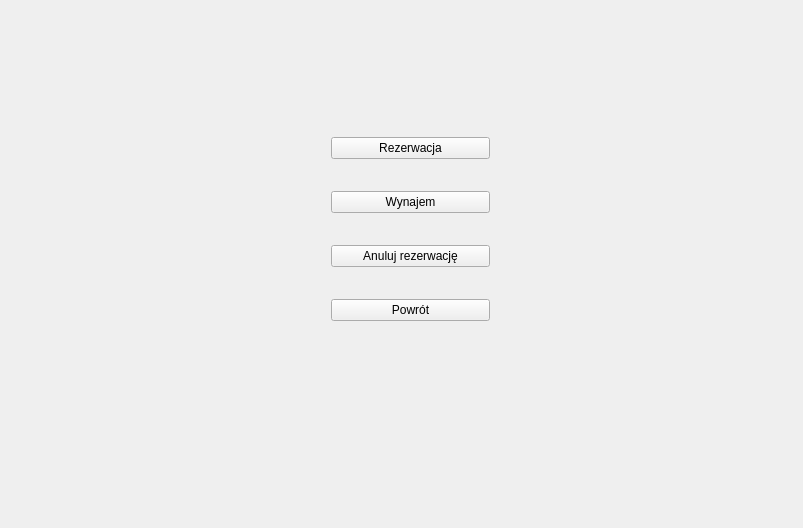
<?xml version="1.0" encoding="UTF-8"?>
<ui version="4.0">
 <class>MainWindow</class>
 <widget class="QMainWindow" name="MainWindow">
  <property name="geometry">
   <rect>
    <x>0</x>
    <y>0</y>
    <width>803</width>
    <height>528</height>
   </rect>
  </property>
  <property name="windowTitle">
   <string>Rezerwacja</string>
  </property>
  <property name="styleSheet">
   <string notr="true"/>
  </property>
  <widget class="QWidget" name="centralWidget">
   <property name="styleSheet">
    <string notr="true">#centralWidget {

border-image: url(:/images/hotel_menu.jpg);

}</string>
   </property>
   <widget class="QStackedWidget" name="stackedWidget">
    <property name="geometry">
     <rect>
      <x>0</x>
      <y>0</y>
      <width>811</width>
      <height>531</height>
     </rect>
    </property>
    <property name="styleSheet">
     <string notr="true">#page_0{

border-image: url(:/images/hotel_menu.jpg);

}
#page_1{

border-image: url(:/images/hotel_menu.jpg);

}
#page_2{

border-image: url(:/images/hotel_menu.jpg);

}</string>
    </property>
    <property name="currentIndex">
     <number>1</number>
    </property>
    <widget class="QWidget" name="page_1">
     <widget class="QWidget" name="">
      <property name="geometry">
       <rect>
        <x>330</x>
        <y>120</y>
        <width>191</width>
        <height>261</height>
       </rect>
      </property>
      <layout class="QVBoxLayout" name="verticalLayout_2">
       <item>
        <widget class="QPushButton" name="pushButton_7">
         <property name="text">
          <string>Klient</string>
         </property>
        </widget>
       </item>
       <item>
        <widget class="QPushButton" name="pushButton_8">
         <property name="text">
          <string>Recepcja</string>
         </property>
        </widget>
       </item>
       <item>
        <widget class="QPushButton" name="pushButton_9">
         <property name="text">
          <string>Menadżer</string>
         </property>
        </widget>
       </item>
       <item>
        <widget class="QPushButton" name="pushButton_10">
         <property name="text">
          <string>Sprzątaczka</string>
         </property>
        </widget>
       </item>
      </layout>
     </widget>
    </widget>
    <widget class="QWidget" name="page_2">
     <widget class="QWidget" name="">
      <property name="geometry">
       <rect>
        <x>320</x>
        <y>100</y>
        <width>181</width>
        <height>261</height>
       </rect>
      </property>
      <layout class="QVBoxLayout" name="verticalLayout">
       <item>
        <widget class="QPushButton" name="pushButton_1">
         <property name="text">
          <string>Rezerwacja</string>
         </property>
        </widget>
       </item>
       <item>
        <widget class="QPushButton" name="pushButton">
         <property name="text">
          <string>Wynajem</string>
         </property>
        </widget>
       </item>
       <item>
        <widget class="QPushButton" name="pushButton_5">
         <property name="text">
          <string>Anuluj rezerwację</string>
         </property>
        </widget>
       </item>
       <item>
        <widget class="QPushButton" name="pushButton_6">
         <property name="text">
          <string>Powrót</string>
         </property>
        </widget>
       </item>
      </layout>
     </widget>
    </widget>
    <widget class="QWidget" name="page_3">
     <widget class="QGroupBox" name="groupBox_2">
      <property name="geometry">
       <rect>
        <x>20</x>
        <y>60</y>
        <width>321</width>
        <height>441</height>
       </rect>
      </property>
      <property name="font">
       <font>
        <pointsize>16</pointsize>
        <weight>75</weight>
        <bold>true</bold>
       </font>
      </property>
      <property name="title">
       <string/>
      </property>
      <widget class="QWidget" name="layoutWidget_12">
       <property name="geometry">
        <rect>
         <x>10</x>
         <y>100</y>
         <width>251</width>
         <height>51</height>
        </rect>
       </property>
       <layout class="QVBoxLayout" name="verticalLayout_13">
        <item>
         <widget class="QLabel" name="label_14">
          <property name="font">
           <font>
            <pointsize>12</pointsize>
            <weight>75</weight>
            <bold>true</bold>
           </font>
          </property>
          <property name="text">
           <string>Nazwisko</string>
          </property>
         </widget>
        </item>
        <item>
         <widget class="QLineEdit" name="nazwisko">
          <property name="font">
           <font>
            <pointsize>7</pointsize>
           </font>
          </property>
         </widget>
        </item>
       </layout>
      </widget>
      <widget class="QWidget" name="layoutWidget_13">
       <property name="geometry">
        <rect>
         <x>10</x>
         <y>160</y>
         <width>254</width>
         <height>51</height>
        </rect>
       </property>
       <layout class="QVBoxLayout" name="verticalLayout_14">
        <item>
         <widget class="QLabel" name="label_15">
          <property name="font">
           <font>
            <pointsize>12</pointsize>
            <weight>75</weight>
            <bold>true</bold>
           </font>
          </property>
          <property name="text">
           <string>Nr dowodu/telefonu lub e-mail</string>
          </property>
         </widget>
        </item>
        <item>
         <widget class="QLineEdit" name="dane">
          <property name="font">
           <font>
            <pointsize>7</pointsize>
           </font>
          </property>
         </widget>
        </item>
       </layout>
      </widget>
      <widget class="QWidget" name="layoutWidget_14">
       <property name="geometry">
        <rect>
         <x>10</x>
         <y>220</y>
         <width>131</width>
         <height>51</height>
        </rect>
       </property>
       <layout class="QVBoxLayout" name="verticalLayout_15">
        <item>
         <widget class="QLabel" name="label_16">
          <property name="font">
           <font>
            <pointsize>12</pointsize>
            <weight>75</weight>
            <bold>true</bold>
           </font>
          </property>
          <property name="text">
           <string>Pokój</string>
          </property>
         </widget>
        </item>
        <item>
         <widget class="QLineEdit" name="pokoj">
          <property name="font">
           <font>
            <pointsize>7</pointsize>
           </font>
          </property>
         </widget>
        </item>
       </layout>
      </widget>
      <widget class="QWidget" name="layoutWidget_15">
       <property name="geometry">
        <rect>
         <x>10</x>
         <y>280</y>
         <width>135</width>
         <height>51</height>
        </rect>
       </property>
       <layout class="QVBoxLayout" name="verticalLayout_16">
        <item>
         <widget class="QLabel" name="label_17">
          <property name="font">
           <font>
            <pointsize>12</pointsize>
            <weight>75</weight>
            <bold>true</bold>
           </font>
          </property>
          <property name="text">
           <string>Od</string>
          </property>
         </widget>
        </item>
        <item>
         <widget class="QDateEdit" name="data1"/>
        </item>
       </layout>
      </widget>
      <widget class="QWidget" name="layoutWidget_16">
       <property name="geometry">
        <rect>
         <x>160</x>
         <y>280</y>
         <width>135</width>
         <height>51</height>
        </rect>
       </property>
       <layout class="QVBoxLayout" name="verticalLayout_17">
        <item>
         <widget class="QLabel" name="label_18">
          <property name="font">
           <font>
            <pointsize>12</pointsize>
            <weight>75</weight>
            <bold>true</bold>
           </font>
          </property>
          <property name="text">
           <string>Do</string>
          </property>
         </widget>
        </item>
        <item>
         <widget class="QDateEdit" name="data2"/>
        </item>
       </layout>
      </widget>
      <widget class="QPushButton" name="pushButton_3">
       <property name="geometry">
        <rect>
         <x>30</x>
         <y>350</y>
         <width>261</width>
         <height>71</height>
        </rect>
       </property>
       <property name="palette">
        <palette>
         <active>
          <colorrole role="ButtonText">
           <brush brushstyle="SolidPattern">
            <color alpha="255">
             <red>170</red>
             <green>170</green>
             <blue>0</blue>
            </color>
           </brush>
          </colorrole>
         </active>
         <inactive>
          <colorrole role="ButtonText">
           <brush brushstyle="SolidPattern">
            <color alpha="255">
             <red>170</red>
             <green>170</green>
             <blue>0</blue>
            </color>
           </brush>
          </colorrole>
         </inactive>
         <disabled>
          <colorrole role="ButtonText">
           <brush brushstyle="SolidPattern">
            <color alpha="255">
             <red>120</red>
             <green>120</green>
             <blue>120</blue>
            </color>
           </brush>
          </colorrole>
         </disabled>
        </palette>
       </property>
       <property name="font">
        <font>
         <pointsize>22</pointsize>
         <weight>75</weight>
         <bold>true</bold>
        </font>
       </property>
       <property name="text">
        <string>Zarezerwuj</string>
       </property>
      </widget>
      <widget class="QWidget" name="layoutWidget_17">
       <property name="geometry">
        <rect>
         <x>10</x>
         <y>30</y>
         <width>251</width>
         <height>51</height>
        </rect>
       </property>
       <layout class="QVBoxLayout" name="verticalLayout_18">
        <item>
         <widget class="QLabel" name="label_19">
          <property name="font">
           <font>
            <pointsize>12</pointsize>
            <weight>75</weight>
            <bold>true</bold>
           </font>
          </property>
          <property name="text">
           <string>Imię</string>
          </property>
         </widget>
        </item>
        <item>
         <widget class="QLineEdit" name="imie">
          <property name="font">
           <font>
            <pointsize>7</pointsize>
           </font>
          </property>
         </widget>
        </item>
       </layout>
      </widget>
     </widget>
     <widget class="QLabel" name="label_20">
      <property name="geometry">
       <rect>
        <x>80</x>
        <y>0</y>
        <width>201</width>
        <height>51</height>
       </rect>
      </property>
      <property name="palette">
       <palette>
        <active>
         <colorrole role="WindowText">
          <brush brushstyle="SolidPattern">
           <color alpha="255">
            <red>170</red>
            <green>170</green>
            <blue>0</blue>
           </color>
          </brush>
         </colorrole>
        </active>
        <inactive>
         <colorrole role="WindowText">
          <brush brushstyle="SolidPattern">
           <color alpha="255">
            <red>170</red>
            <green>170</green>
            <blue>0</blue>
           </color>
          </brush>
         </colorrole>
        </inactive>
        <disabled>
         <colorrole role="WindowText">
          <brush brushstyle="SolidPattern">
           <color alpha="255">
            <red>120</red>
            <green>120</green>
            <blue>120</blue>
           </color>
          </brush>
         </colorrole>
        </disabled>
       </palette>
      </property>
      <property name="font">
       <font>
        <family>Gill Sans MT</family>
        <pointsize>26</pointsize>
        <weight>75</weight>
        <bold>true</bold>
       </font>
      </property>
      <property name="text">
       <string>Rezerwacja</string>
      </property>
     </widget>
     <widget class="QPushButton" name="pushButton_4">
      <property name="geometry">
       <rect>
        <x>520</x>
        <y>80</y>
        <width>75</width>
        <height>23</height>
       </rect>
      </property>
      <property name="text">
       <string>Powrót</string>
      </property>
     </widget>
    </widget>
   </widget>
  </widget>
 </widget>
 <layoutdefault spacing="6" margin="11"/>
 <resources/>
 <connections/>
</ui>
